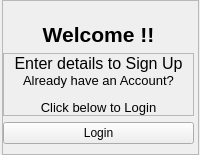
                <widget class="QWidget" name="SignUpnavWidget">
                 <layout class="QVBoxLayout" name="verticalLayout_28">
                  <property name="spacing">
                   <number>0</number>
                  </property>
                  <property name="leftMargin">
                   <number>2</number>
                  </property>
                  <property name="topMargin">
                   <number>0</number>
                  </property>
                  <property name="rightMargin">
                   <number>1</number>
                  </property>
                  <property name="bottomMargin">
                   <number>0</number>
                  </property>
                  <item>
                   <widget class="QFrame" name="signupnav">
                    <property name="sizePolicy">
                     <sizepolicy hsizetype="Minimum" vsizetype="Preferred">
                      <horstretch>0</horstretch>
                      <verstretch>0</verstretch>
                     </sizepolicy>
                    </property>
                    <property name="frameShape">
                     <enum>QFrame::StyledPanel</enum>
                    </property>
                    <property name="frameShadow">
                     <enum>QFrame::Raised</enum>
                    </property>
                    <layout class="QVBoxLayout" name="verticalLayout_29">
                     <property name="spacing">
                      <number>6</number>
                     </property>
                     <property name="leftMargin">
                      <number>0</number>
                     </property>
                     <property name="topMargin">
                      <number>21</number>
                     </property>
                     <property name="rightMargin">
                      <number>4</number>
                     </property>
                     <property name="bottomMargin">
                      <number>10</number>
                     </property>
                     <item>
                      <widget class="QLabelThemed" name="welcomelabel_2">
                       <property name="text">
                        <string>&lt;html&gt;&lt;head/&gt;&lt;body&gt;&lt;p align="center"&gt;&lt;span style=" font-size:16pt; font-weight:700;"&gt;Welcome !!&lt;/span&gt;&lt;/p&gt;&lt;/body&gt;&lt;/html&gt;</string>
                       </property>
                      </widget>
                     </item>
                     <item>
                      <widget class="QFrame" name="frame_3">
                       <property name="frameShape">
                        <enum>QFrame::StyledPanel</enum>
                       </property>
                       <property name="frameShadow">
                        <enum>QFrame::Raised</enum>
                       </property>
                       <layout class="QVBoxLayout" name="verticalLayout_61">
                        <property name="spacing">
                         <number>0</number>
                        </property>
                        <property name="leftMargin">
                         <number>0</number>
                        </property>
                        <property name="topMargin">
                         <number>0</number>
                        </property>
                        <property name="rightMargin">
                         <number>0</number>
                        </property>
                        <property name="bottomMargin">
                         <number>0</number>
                        </property>
                        <item>
                         <widget class="QLabelThemed" name="detailstosignuplabel">
                          <property name="text">
                           <string>&lt;html&gt;&lt;head/&gt;&lt;body&gt;&lt;p align="center"&gt;&lt;span style=" font-size:12pt;"&gt;Enter details to Sign Up&lt;/span&gt;&lt;/p&gt;&lt;/body&gt;&lt;/html&gt;</string>
                          </property>
                          <property name="wordWrap">
                           <bool>false</bool>
                          </property>
                         </widget>
                        </item>
                        <item>
                         <widget class="QLabelThemed" name="alreadyaccountlabel">
                          <property name="text">
                           <string>&lt;html&gt;&lt;head/&gt;&lt;body&gt;&lt;p align="center"&gt;&lt;span style=" font-size:10pt;"&gt;Already have an Account?&lt;/span&gt;&lt;/p&gt;&lt;p align="center"&gt;&lt;span style=" font-size:10pt;"&gt;Click below to Login&lt;/span&gt;&lt;/p&gt;&lt;/body&gt;&lt;/html&gt;</string>
                          </property>
                         </widget>
                        </item>
                       </layout>
                      </widget>
                     </item>
                     <item>
                      <widget class="QPushButtonThemed" name="toLoginbutton">
                       <property name="cursor">
                        <cursorShape>OpenHandCursor</cursorShape>
                       </property>
                       <property name="toolTip">
                        <string>&lt;html&gt;&lt;head/&gt;&lt;body&gt;&lt;p align="center"&gt;To Login&lt;/p&gt;&lt;/body&gt;&lt;/html&gt;</string>
                       </property>
                       <property name="text">
                        <string>Login</string>
                       </property>
                      </widget>
                     </item>
                    </layout>
                   </widget>
                  </item>
                 </layout>
                </widget>
